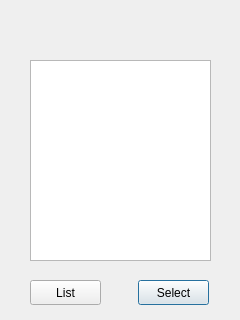
<?xml version="1.0" encoding="UTF-8"?>
<ui version="4.0">
 <class>ListOfActions</class>
 <widget class="QDialog" name="ListOfActions">
  <property name="geometry">
   <rect>
    <x>0</x>
    <y>0</y>
    <width>240</width>
    <height>320</height>
   </rect>
  </property>
  <property name="windowTitle">
   <string>Dialog</string>
  </property>
  <widget class="QListWidget" name="list">
   <property name="geometry">
    <rect>
     <x>30</x>
     <y>60</y>
     <width>181</width>
     <height>201</height>
    </rect>
   </property>
  </widget>
  <widget class="QPushButton" name="selectButton">
   <property name="geometry">
    <rect>
     <x>138</x>
     <y>280</y>
     <width>71</width>
     <height>25</height>
    </rect>
   </property>
   <property name="text">
    <string>Select</string>
   </property>
  </widget>
  <widget class="QPushButton" name="listButton">
   <property name="geometry">
    <rect>
     <x>30</x>
     <y>280</y>
     <width>71</width>
     <height>25</height>
    </rect>
   </property>
   <property name="text">
    <string>List</string>
   </property>
  </widget>
 </widget>
 <resources/>
 <connections/>
</ui>
